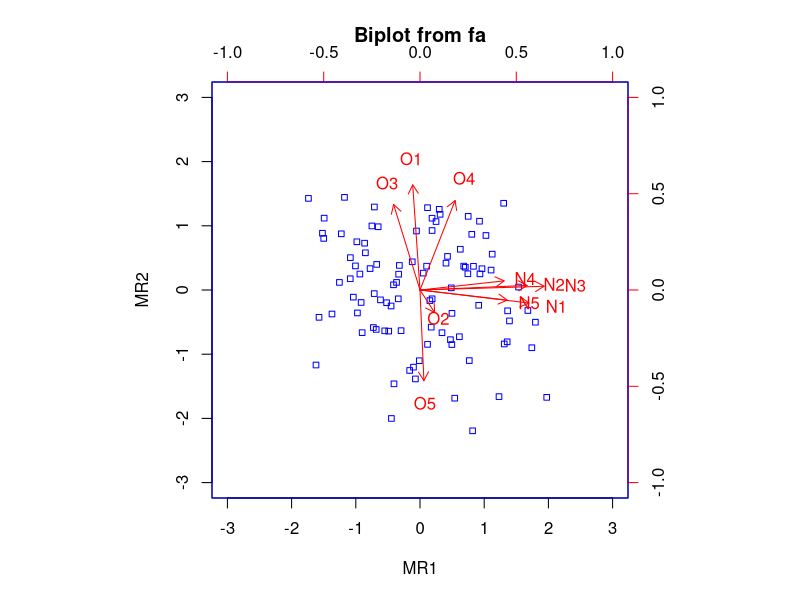
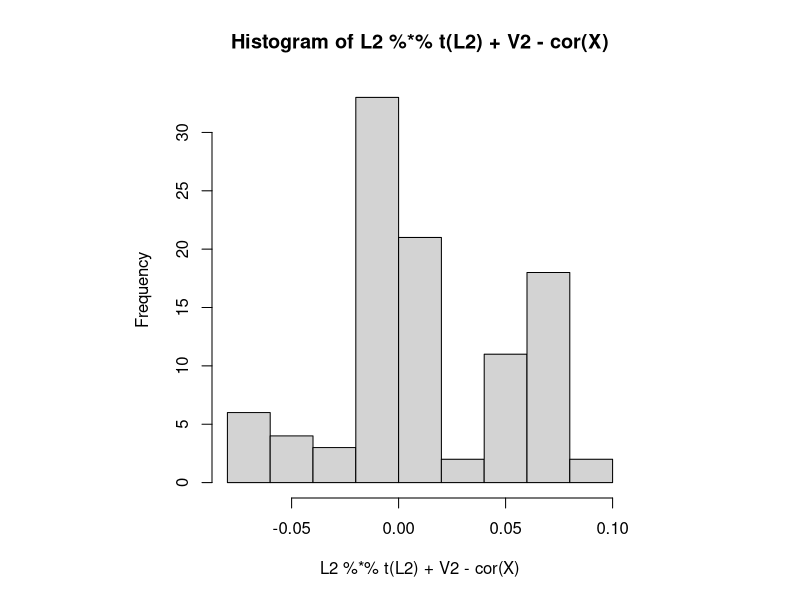

These charts were generated, in order, by the following R code: (Note: this script raises an error after producing the figures.)
# `psych::factor.scores()`
function (
    x, f, Phi = NULL,
    method = c("Thurstone", "tenBerge", 
               "Anderson", "Bartlett", "Harman", "components"),
    rho = NULL, 
    impute = "none"
) {
  if (length(method) > 1) 
    method <- "tenBerge"
  if (method == "regression") 
    method <- "Thurstone"
  if (method %in% c("tenberge", "Tenberge", "tenBerge", "TenBerge")) 
    method <- "tenBerge"
  if (length(class(f)) > 1) {
    if (inherits(f[2], "irt.fa")) 
      f <- f$fa
  }
  if (!is.matrix(f)) {
    Phi <- f$Phi
    f <- loadings(f)
    if (ncol(f) == 1) {
      method <- "Thurstone"
    }
  }
  nf <- dim(f)[2]
  if (is.null(Phi)) 
    Phi <- diag(1, nf, nf)
  if (dim(x)[1] == dim(f)[1]) {
    r <- as.matrix(x)
    square <- TRUE
  }
  else {
    square <- FALSE
    if (!is.null(rho)) {
      r <- rho
    }
    else {
      r <- cor(x, use = "pairwise")
    }
  }
  S <- f %*% Phi
  switch(method, Thurstone = {
    w <- try(solve(r, S), silent = TRUE)
    if (inherits(w, "try-error")) {
      message("In factor.scores, the correlation matrix is singular, an approximation is used")
      r <- cor.smooth(r)
    }
    w <- try(solve(r, S), silent = TRUE)
    if (inherits(w, "try-error")) {
      message("I was unable to calculate the factor score weights, factor loadings used instead")
      w <- f
    }
    colnames(w) <- colnames(f)
    rownames(w) <- rownames(f)
  }, tenBerge = {
    L <- f %*% matSqrt(Phi)
    r.5 <- invMatSqrt(r)
    r <- cor.smooth(r)
    inv.r <- try(solve(r), silent = TRUE)
    if (inherits(inv.r, as.character("try-error"))) {
      warning("The tenBerge based scoring could not invert the correlation matrix, regression scores found instead")
      ev <- eigen(r)
      ev$values[ev$values < .Machine$double.eps] <- 100 * 
        .Machine$double.eps
      r <- ev$vectors %*% diag(ev$values) %*% t(ev$vectors)
      diag(r) <- 1
      w <- solve(r, f)
    } else {
      C <- r.5 %*% L %*% invMatSqrt(t(L) %*% inv.r %*% 
                                      L)
      w <- r.5 %*% C %*% matSqrt(Phi)
    }
    colnames(w) <- colnames(f)
    rownames(w) <- rownames(f)
  }, Harman = {
    m <- f %*% t(S)
    diag(m) <- 1
    inv.m <- solve(m)
    w <- inv.m %*% f
  }, Anderson = {
    I <- diag(1, nf, nf)
    h2 <- diag(f %*% Phi %*% t(f))
    U2 <- 1 - h2
    inv.U2 <- diag(1/U2)
    w <- inv.U2 %*% f %*% invMatSqrt(t(f) %*% inv.U2 %*% 
                                       r %*% inv.U2 %*% f)
    colnames(w) <- colnames(f)
    rownames(w) <- rownames(f)
  }, Bartlett = {
    I <- diag(1, nf, nf)
    h2 <- diag(f %*% Phi %*% t(f))
    U2 <- 1 - h2
    inv.U2 <- diag(1/U2)
    w <- inv.U2 %*% f %*% (solve(t(f) %*% inv.U2 %*% f))
    colnames(w) <- colnames(f)
    rownames(w) <- rownames(f)
  }, none = {
    w <- NULL
  }, components = {
    w <- try(solve(r, f), silent = TRUE)
    w <- f
  })
  if (is.null(w)) {
    results <- list(scores = NULL, weights = NULL)
  }
  else {
    R2 <- diag(t(w) %*% S)
    if (any(R2 > 1) || (prod(!is.nan(R2)) < 1) || (prod(R2) < 
                                                   0)) {
      R2[abs(R2) > 1] <- NA
      R2[R2 <= 0] <- NA
    }
    r.scores <- cov2cor(t(w) %*% r %*% w)
    if (square) {
      class(w) <- NULL
      results <- list(scores = NULL, weights = w)
      results$r.scores <- r.scores
      results$R2 <- R2
    }
    else {
      missing <- rowSums(is.na(x))
      if (impute != "none") {
        x <- data.matrix(x)
        miss <- which(is.na(x), arr.ind = TRUE)
        if (impute == "mean") {
          item.means <- colMeans(x, na.rm = TRUE)
          x[miss] <- item.means[miss[, 2]]
        }
        else {
          item.med <- apply(x, 2, median, na.rm = TRUE)
          x[miss] <- item.med[miss[, 2]]
        }
      }
      if (method != "components") {
        scores <- scale(x) %*% w
      }
      else {
        scores <- x %*% w
      }
      results <- list(scores = scores, weights = w)
      results$r.scores <- r.scores
      results$missing <- missing
      results$R2 <- R2
    }
  }
  return(results)
}

# `psych::fac()`
function (
    r, nfactors = 1, n.obs = NA, rotate = "oblimin", scores = "tenBerge", 
    residuals = FALSE, SMC = TRUE, covar = FALSE, missing = FALSE, 
    impute = "median", min.err = 0.001, max.iter = 50, symmetric = TRUE, 
    warnings = TRUE, fm = "minres", alpha = 0.1, oblique.scores = FALSE, 
    np.obs = NULL, use = "pairwise", cor = "cor", correct = 0.5, 
    weight = NULL, n.rotations = 1, hyper = 0.15, ...
) {
  cl <- match.call()
  control <- NULL
  "fit.residuals" <- function(Psi, S, nf, S.inv = NULL, fm) {
    diag(S) <- 1 - Psi
    if (!is.null(S.inv)) 
      sd.inv <- diag(1/diag(S.inv))
    eigens <- eigen(S)
    eigens$values[eigens$values < .Machine$double.eps] <- 100 * 
      .Machine$double.eps
    if (nf > 1) {
      loadings <- eigens$vectors[, 1:nf] %*% diag(sqrt(eigens$values[1:nf]))
    }
    else {
      loadings <- eigens$vectors[, 1] * sqrt(eigens$values[1])
    }
    model <- loadings %*% t(loadings)
    switch(fm, wls = {
      residual <- sd.inv %*% (S - model)^2 %*% sd.inv
    }, gls = {
      residual <- (S.inv %*% (S - model))^2
    }, uls = {
      residual <- (S - model)^2
    }, ols = {
      residual <- (S - model)
      residual <- residual[lower.tri(residual)]
      residual <- residual^2
    }, minres = {
      residual <- (S - model)
      residual <- residual[lower.tri(residual)]
      residual <- residual^2
    }, old.min = {
      residual <- (S - model)
      residual <- residual[lower.tri(residual)]
      residual <- residual^2
    }, minchi = {
      residual <- (S - model)^2
      residual <- residual * np.obs
      diag(residual) <- 0
    })
    error <- sum(residual)
  }
  "fit" <- function(S, nf, fm, covar) {
    if (is.logical(SMC)) {
      S.smc <- smc(S, covar)
    }
    else {
      S.smc <- SMC
    }
    upper <- max(S.smc, 1)
    if ((fm == "wls") | (fm == "gls")) {
      S.inv <- solve(S)
    }
    else {
      S.inv <- NULL
    }
    if (!covar && (sum(S.smc) == nf) && (nf > 1)) {
      start <- rep(0.5, nf)
    }
    else {
      start <- diag(S) - S.smc
    }
    if (fm == "ml" || fm == "mle") {
      res <- optim(start, FAfn, FAgr, method = "L-BFGS-B", 
                   lower = 0.005, upper = upper, control = c(list(fnscale = 1, 
                                                                  parscale = rep(0.01, length(start))), control), 
                   nf = nf, S = S)
    }
    else {
      if (fm == "ols") {
        if (is.logical(SMC)) {
          start <- diag(S) - smc(S, covar)
        }
        else {
          start <- SMC
        }
        res <- optim(start, FA.OLS, method = "L-BFGS-B", 
                     lower = 0.005, upper = upper, control = c(list(fnscale = 1, 
                                                                    parscale = rep(0.01, length(start)))), nf = nf, 
                     S = S)
      }
      else {
        if ((fm == "minres") | (fm == "uls")) {
          start <- diag(S) - smc(S, covar)
          res <- optim(start, fit.residuals, gr = FAgr.minres, 
                       method = "L-BFGS-B", lower = 0.005, upper = upper, 
                       control = c(list(fnscale = 1, parscale = rep(0.01, 
                                                                    length(start)))), nf = nf, S = S, fm = fm)
        }
        else {
          start <- smc(S, covar)
          res <- optim(start, fit.residuals, gr = FAgr.minres2, 
                       method = "L-BFGS-B", lower = 0.005, upper = upper, 
                       control = c(list(fnscale = 1, parscale = rep(0.01, 
                                                                    length(start)))), nf = nf, S = S, S.inv = S.inv, 
                       fm = fm)
        }
      }
    }
    if ((fm == "wls") | (fm == "gls") | (fm == "ols") | (fm == 
                                                         "uls") | (fm == "minres") | (fm == "old.min")) {
      Lambda <- FAout.wls(res$par, S, nf)
    }
    else {
      Lambda <- FAout(res$par, S, nf)
    }
    result <- list(loadings = Lambda, res = res, S = S)
  }
  FAfn <- function(Psi, S, nf) {
    sc <- diag(1/sqrt(Psi))
    Sstar <- sc %*% S %*% sc
    E <- eigen(Sstar, symmetric = TRUE, only.values = TRUE)
    e <- E$values[-(1:nf)]
    e <- sum(log(e) - e) - nf + nrow(S)
    -e
  }
  FAgr <- function(Psi, S, nf) {
    sc <- diag(1/sqrt(Psi))
    Sstar <- sc %*% S %*% sc
    E <- eigen(Sstar, symmetric = TRUE)
    L <- E$vectors[, 1:nf, drop = FALSE]
    load <- L %*% diag(sqrt(pmax(E$values[1:nf] - 1, 0)), 
                       nf)
    load <- diag(sqrt(Psi)) %*% load
    g <- load %*% t(load) + diag(Psi) - S
    diag(g)/Psi^2
  }
  FAgr.minres2 <- function(Psi, S, nf, S.inv, fm) {
    sc <- diag(1/sqrt(Psi))
    Sstar <- sc %*% S %*% sc
    E <- eigen(Sstar, symmetric = TRUE)
    L <- E$vectors[, 1:nf, drop = FALSE]
    load <- L %*% diag(sqrt(pmax(E$values[1:nf] - 1, 0)), 
                       nf)
    load <- diag(sqrt(Psi)) %*% load
    g <- load %*% t(load) + diag(Psi) - S
    if (fm == "minchi") {
      g <- g * np.obs
    }
    diag(g)/Psi^2
  }
  FAgr.minres <- function(Psi, S, nf, fm) {
    Sstar <- S - diag(Psi)
    E <- eigen(Sstar, symmetric = TRUE)
    L <- E$vectors[, 1:nf, drop = FALSE]
    load <- L %*% diag(sqrt(pmax(E$values[1:nf], 0)), nf)
    g <- load %*% t(load) + diag(Psi) - S
    diag(g)
  }
  FAout <- function(Psi, S, q) {
    sc <- diag(1/sqrt(Psi))
    Sstar <- sc %*% S %*% sc
    E <- eigen(Sstar, symmetric = TRUE)
    L <- E$vectors[, 1L:q, drop = FALSE]
    load <- L %*% diag(sqrt(pmax(E$values[1L:q] - 1, 0)), 
                       q)
    diag(sqrt(Psi)) %*% load
  }
  FAout.wls <- function(Psi, S, q) {
    diag(S) <- diag(S) - Psi
    E <- eigen(S, symmetric = TRUE)
    L <- E$vectors[, 1L:q, drop = FALSE] %*% diag(sqrt(pmax(E$values[1L:q, 
                                                                     drop = FALSE], 0)), q)
    return(L)
  }
  "MRFA" <- function(S, nf) {
    com.glb <- glb.algebraic(S)
    L <- FAout.wls(1 - com.glb$solution, S, nf)
    h2 <- com.glb$solution
    result <- list(loadings = L, communality = h2)
  }
  FA.OLS <- function(Psi, S, nf) {
    E <- eigen(S - diag(Psi), symmetric = T)
    U <- E$vectors[, 1:nf, drop = FALSE]
    D <- E$values[1:nf, drop = FALSE]
    D[D < 0] <- 0
    if (length(D) < 2) {
      L <- U * sqrt(D)
    }
    else {
      L <- U %*% diag(sqrt(D))
    }
    model <- L %*% t(L)
    diag(model) <- diag(S)
    return(sum((S - model)^2)/2)
  }
  FAgr.OLS <- function(Psi, S, nf) {
    E <- eigen(S - diag(Psi), symmetric = TRUE)
    U <- E$vectors[, 1:nf, drop = FALSE]
    D <- E$values[1:nf]
    D[D < 0] <- 0
    L <- U %*% diag(sqrt(D))
    model <- L %*% t(L)
    g <- diag(Psi) - diag(S - model)
    diag(g)/Psi^2
  }
  if (fm == "mle" || fm == "MLE" || fm == "ML") 
    fm <- "ml"
  if (!any(fm %in% (c("pa", "alpha", "minrank", "wls", "gls", 
                      "minres", "minchi", "uls", "ml", "mle", "ols", "old.min")))) {
    message("factor method not specified correctly, minimum residual (unweighted least squares  used")
    fm <- "minres"
  }
  x.matrix <- r
  n <- dim(r)[2]
  if (!isCorrelation(r) & !isCovariance(r)) {
    matrix.input <- FALSE
    n.obs <- dim(r)[1]
    if (missing) {
      x.matrix <- as.matrix(x.matrix)
      miss <- which(is.na(x.matrix), arr.ind = TRUE)
      if (impute == "mean") {
        item.means <- colMeans(x.matrix, na.rm = TRUE)
        x.matrix[miss] <- item.means[miss[, 2]]
      }
      else {
        item.med <- apply(x.matrix, 2, median, na.rm = TRUE)
        x.matrix[miss] <- item.med[miss[, 2]]
      }
    }
    np.obs <- pairwiseCount(r)
    if (covar) {
      cor <- "cov"
    }
    switch(cor, cor = {
      if (!is.null(weight)) {
        r <- cor.wt(r, w = weight)$r
      } else {
        r <- cor(r, use = use)
      }
    }, cov = {
      r <- cov(r, use = use)
      covar <- TRUE
    }, wtd = {
      r <- cor.wt(r, w = weight)$r
    }, spearman = {
      r <- cor(r, use = use, method = "spearman")
    }, kendall = {
      r <- cor(r, use = use, method = "kendall")
    }, tet = {
      r <- tetrachoric(r, correct = correct, weight = weight)$rho
    }, poly = {
      r <- polychoric(r, correct = correct, weight = weight)$rho
    }, tetrachoric = {
      r <- tetrachoric(r, correct = correct, weight = weight)$rho
    }, polychoric = {
      r <- polychoric(r, correct = correct, weight = weight)$rho
    }, mixed = {
      r <- mixedCor(r, use = use, correct = correct)$rho
    }, Yuleb = {
      r <- YuleCor(r, , bonett = TRUE)$rho
    }, YuleQ = {
      r <- YuleCor(r, 1)$rho
    }, YuleY = {
      r <- YuleCor(r, 0.5)$rho
    })
  }
  else {
    matrix.input <- TRUE
    if (fm == "minchi") {
      if (is.null(np.obs)) {
        fm <- "minres"
        message("factor method minchi does not make sense unless we know the sample size, minres used instead")
      }
    }
    if (is.na(n.obs) && !is.null(np.obs)) 
      n.obs <- max(as.vector(np.obs))
    if (!is.matrix(r)) {
      r <- as.matrix(r)
    }
    if (!covar) {
      r <- cov2cor(r)
    }
  }
  if (!residuals) {
    result <- list(values = c(rep(0, n)), rotation = rotate, 
                   n.obs = n.obs, np.obs = np.obs, communality = c(rep(0, 
                                                                       n)), loadings = matrix(rep(0, n * n), ncol = n), 
                   fit = 0)
  }
  else {
    result <- list(values = c(rep(0, n)), rotation = rotate, 
                   n.obs = n.obs, np.obs = np.obs, communality = c(rep(0, 
                                                                       n)), loadings = matrix(rep(0, n * n), ncol = n), 
                   residual = matrix(rep(0, n * n), ncol = n), fit = 0, 
                   r = r)
  }
  if (is.null(SMC)) 
    SMC = TRUE
  r.mat <- r
  Phi <- NULL
  colnames(r.mat) <- rownames(r.mat) <- colnames(r)
  if (any(is.na(r))) {
    bad <- TRUE
    tempr <- r
    wcl <- NULL
    while (bad) {
      wc <- table(which(is.na(tempr), arr.ind = TRUE))
      wcl <- c(wcl, as.numeric(names(which(wc == max(wc)))))
      tempr <- r[-wcl, -wcl]
      if (any(is.na(tempr))) {
        bad <- TRUE
      }
      else {
        bad <- FALSE
      }
    }
    cat("\nLikely variables with missing values are ", colnames(r)[wcl], 
        " \n")
    stop("I am sorry: missing values (NAs) in the correlation matrix do not allow me to continue.\nPlease drop those variables and try again.")
  }
  if (is.logical(SMC)) {
    if (SMC) {
      if (nfactors <= n) {
        diag(r.mat) <- smc(r, covar = covar)
      }
      else {
        if (warnings) {
          message("In fa, too many factors requested for this number of variables to use SMC for communality estimates, 1s are used instead")
        }
      }
    }
    else {
      diag(r.mat) <- 1
    }
  }
  else {
    diag(r.mat) <- SMC
  }
  orig <- diag(r)
  comm <- sum(diag(r.mat))
  err <- comm
  i <- 1
  comm.list <- list()
  if (fm == "alpha") {
    i <- 1
    e.values <- eigen(r, symmetric = symmetric)$values
    H2 <- diag(r.mat)
    while (err > min.err) {
      r.mat <- cov2cor(r.mat)
      eigens <- eigen(r.mat, symmetric = symmetric)
      loadings <- eigens$vectors[, 1:nfactors, drop = FALSE] %*% 
        diag(sqrt(eigens$values[1:nfactors, drop = FALSE]))
      model <- loadings %*% t(loadings)
      newH2 <- H2 * diag(model)
      err <- sum(abs(H2 - newH2))
      r.mat <- r
      diag(r.mat) <- newH2
      H2 <- newH2
      i <- i + 1
      if (i > max.iter) {
        if (warnings) {
          message("maximum iteration exceeded")
        }
        err <- 0
      }
    }
    loadings <- sqrt(H2) * loadings
    eigens <- sqrt(H2) * eigens$vaues
    comm1 <- sum(H2)
  }
  if (fm == "pa") {
    e.values <- eigen(r, symmetric = symmetric)$values
    while (err > min.err) {
      eigens <- eigen(r.mat, symmetric = symmetric)
      if (nfactors > 1) {
        loadings <- eigens$vectors[, 1:nfactors] %*% 
          diag(sqrt(eigens$values[1:nfactors]))
      }
      else {
        loadings <- eigens$vectors[, 1] * sqrt(eigens$values[1])
      }
      model <- loadings %*% t(loadings)
      new <- diag(model)
      comm1 <- sum(new)
      diag(r.mat) <- new
      err <- abs(comm - comm1)
      if (is.na(err)) {
        warning("imaginary eigen value condition encountered in fa\n Try again with SMC=FALSE \n exiting fa")
        break
      }
      comm <- comm1
      comm.list[[i]] <- comm1
      i <- i + 1
      if (i > max.iter) {
        if (warnings) {
          message("maximum iteration exceeded")
        }
        err <- 0
      }
    }
    eigens <- eigens$values
  }
  if (fm == "minrank") {
    mrfa <- MRFA(r, nfactors)
    loadings <- mrfa$loadings
    model <- loadings %*% t(loadings)
    e.values <- eigen(r)$values
    S <- r
    diag(S) <- diag(model)
    eigens <- eigen(S)$values
  }
  if ((fm == "wls") | (fm == "minres") | (fm == "minchi") | 
      (fm == "gls") | (fm == "uls") | (fm == "ml") | (fm == 
                                                      "mle") | (fm == "ols") | (fm == "old.min")) {
    uls <- fit(r, nfactors, fm, covar = covar)
    e.values <- eigen(r)$values
    result.res <- uls$res
    loadings <- uls$loadings
    model <- loadings %*% t(loadings)
    S <- r
    diag(S) <- diag(model)
    eigens <- eigen(S)$values
  }
  if (!is.double(loadings)) {
    warning("the matrix has produced imaginary results -- proceed with caution")
    loadings <- matrix(as.double(loadings), ncol = nfactors)
  }
  if (nfactors > 1) {
    sign.tot <- vector(mode = "numeric", length = nfactors)
    sign.tot <- sign(colSums(loadings))
    sign.tot[sign.tot == 0] <- 1
    loadings <- loadings %*% diag(sign.tot)
  }
  else {
    if (sum(loadings) < 0) {
      loadings <- -as.matrix(loadings)
    }
    else {
      loadings <- as.matrix(loadings)
    }
    colnames(loadings) <- "MR1"
  }
  switch(fm, alpha = {
    colnames(loadings) <- paste("alpha", 1:nfactors, sep = "")
  }, wls = {
    colnames(loadings) <- paste("WLS", 1:nfactors, sep = "")
  }, pa = {
    colnames(loadings) <- paste("PA", 1:nfactors, sep = "")
  }, gls = {
    colnames(loadings) <- paste("GLS", 1:nfactors, sep = "")
  }, ml = {
    colnames(loadings) <- paste("ML", 1:nfactors, sep = "")
  }, minres = {
    colnames(loadings) <- paste("MR", 1:nfactors, sep = "")
  }, minrank = {
    colnames(loadings) <- paste("MRFA", 1:nfactors, sep = "")
  }, minchi = {
    colnames(loadings) <- paste("MC", 1:nfactors, sep = "")
  })
  rownames(loadings) <- rownames(r)
  loadings[loadings == 0] <- 10^-15
  model <- loadings %*% t(loadings)
  f.loadings <- loadings
  rot.mat <- NULL
  rotated <- NULL
  if (rotate != "none") {
    if (nfactors > 1) {
      if (n.rotations > 1) {
        rotated <- faRotations(loadings, r = r, n.rotations = n.rotations, 
                               rotate = rotate, hyper = hyper)
        loadings = rotated$loadings
        Phi <- rotated$Phi
        rot.mat = rotated$rot.mat
      }
      else {
        rotated <- NULL
        if (rotate == "varimax" | rotate == "Varimax" | 
            rotate == "quartimax" | rotate == "bentlerT" | 
            rotate == "geominT" | rotate == "targetT" | 
            rotate == "bifactor" | rotate == "TargetT" | 
            rotate == "equamax" | rotate == "varimin" | 
            rotate == "specialT" | rotate == "Promax" | 
            rotate == "promax" | rotate == "cluster" | 
            rotate == "biquartimin" | rotate == "TargetQ" | 
            rotate == "specialQ") {
          Phi <- NULL
          switch(rotate, varimax = {
            rotated <- stats::varimax(loadings)
            loadings <- rotated$loadings
            rot.mat <- rotated$rotmat
          }, Varimax = {
            if (!requireNamespace("GPArotation")) {
              stop("I am sorry, to do this rotation requires the GPArotation package to be installed")
            }
            rotated <- GPArotation::Varimax(loadings, 
                                            ...)
            loadings <- rotated$loadings
            rot.mat <- t(solve(rotated$Th))
          }, quartimax = {
            if (!requireNamespace("GPArotation")) {
              stop("I am sorry, to do this rotation requires the GPArotation package to be installed")
            }
            rotated <- GPArotation::quartimax(loadings, 
                                              ...)
            loadings <- rotated$loadings
            rot.mat <- t(solve(rotated$Th))
          }, bentlerT = {
            if (!requireNamespace("GPArotation")) {
              stop("I am sorry, to do this rotation requires the GPArotation package to be installed")
            }
            rotated <- GPArotation::bentlerT(loadings, 
                                             ...)
            loadings <- rotated$loadings
            rot.mat <- t(solve(rotated$Th))
          }, geominT = {
            if (!requireNamespace("GPArotation")) {
              stop("I am sorry, to do this rotation requires the GPArotation package to be installed")
            }
            rotated <- GPArotation::geominT(loadings, 
                                            ...)
            loadings <- rotated$loadings
            rot.mat <- t(solve(rotated$Th))
          }, targetT = {
            if (!requireNamespace("GPArotation")) {
              stop("I am sorry, to do this rotation requires the GPArotation package to be installed")
            }
            rotated <- GPArotation::targetT(loadings, 
                                            Tmat = diag(ncol(loadings)), ...)
            loadings <- rotated$loadings
            rot.mat <- t(solve(rotated$Th))
          }, bifactor = {
            rot <- bifactor(loadings, ...)
            loadings <- rot$loadings
            rot.mat <- t(solve(rot$Th))
          }, TargetT = {
            if (!requireNamespace("GPArotation")) {
              stop("I am sorry, to do this rotation requires the GPArotation package to be installed")
            }
            rot <- GPArotation::targetT(loadings, Tmat = diag(ncol(loadings)), 
                                        ...)
            loadings <- rot$loadings
            rot.mat <- t(solve(rot$Th))
          }, equamax = {
            rot <- equamax(loadings, ...)
            loadings <- rot$loadings
            rot.mat <- t(solve(rot$Th))
          }, varimin = {
            rot <- varimin(loadings, ...)
            loadings <- rot$loadings
            rot.mat <- t(solve(rot$Th))
          }, specialT = {
            rot <- specialT(loadings, ...)
            loadings <- rot$loadings
            rot.mat <- t(solve(rot$Th))
          }, Promax = {
            pro <- Promax(loadings, ...)
            loadings <- pro$loadings
            Phi <- pro$Phi
            rot.mat <- pro$rotmat
          }, promax = {
            pro <- kaiser(loadings, rotate = "Promax", 
                          ...)
            loadings <- pro$loadings
            rot.mat <- pro$rotmat
            Phi <- pro$Phi
          }, cluster = {
            loadings <- varimax(loadings, ...)$loadings
            pro <- target.rot(loadings)
            loadings <- pro$loadings
            Phi <- pro$Phi
            rot.mat <- pro$rotmat
          }, biquartimin = {
            ob <- biquartimin(loadings, ...)
            loadings <- ob$loadings
            Phi <- ob$Phi
            rot.mat <- t(solve(ob$Th))
          }, TargetQ = {
            ob <- TargetQ(loadings, ...)
            loadings <- ob$loadings
            Phi <- ob$Phi
            rot.mat <- t(solve(ob$Th))
          }, specialQ = {
            ob <- specialQ(loadings, ...)
            loadings <- ob$loadings
            Phi <- ob$Phi
            rot.mat <- t(solve(pro$Th))
          })
        }
        else {
          if (rotate == "oblimin" | rotate == "quartimin" | 
              rotate == "simplimax" | rotate == "geominQ" | 
              rotate == "bentlerQ" | rotate == "targetQ") {
            if (!requireNamespace("GPArotation")) {
              warning("I am sorry, to do these rotations requires the GPArotation package to be installed")
              Phi <- NULL
            }
            else {
              ob <- try(do.call(getFromNamespace(rotate, 
                                                 "GPArotation"), list(loadings, ...)))
              if (inherits(ob, as.character("try-error"))) {
                warning("The requested transformaton failed, Promax was used instead as an oblique transformation")
                ob <- Promax(loadings)
              }
              loadings <- ob$loadings
              Phi <- ob$Phi
              rot.mat <- t(solve(ob$Th))
            }
          }
          else {
            message("Specified rotation not found, rotate='none' used")
          }
        }
      }
    }
  }
  else {
    rotated <- NULL
  }
  signed <- sign(colSums(loadings))
  signed[signed == 0] <- 1
  loadings <- loadings %*% diag(signed)
  if (!is.null(Phi)) {
    Phi <- diag(signed) %*% Phi %*% diag(signed)
  }
  switch(fm, alpha = {
    colnames(loadings) <- paste("alpha", 1:nfactors, sep = "")
  }, wls = {
    colnames(loadings) <- paste("WLS", 1:nfactors, sep = "")
  }, pa = {
    colnames(loadings) <- paste("PA", 1:nfactors, sep = "")
  }, gls = {
    colnames(loadings) <- paste("GLS", 1:nfactors, sep = "")
  }, ml = {
    colnames(loadings) <- paste("ML", 1:nfactors, sep = "")
  }, minres = {
    colnames(loadings) <- paste("MR", 1:nfactors, sep = "")
  }, minrank = {
    colnames(loadings) <- paste("MRFA", 1:nfactors, sep = "")
  }, uls = {
    colnames(loadings) <- paste("ULS", 1:nfactors, sep = "")
  }, old.min = {
    colnames(loadings) <- paste0("oldmin", 1:nfactors)
  }, minchi = {
    colnames(loadings) <- paste("MC", 1:nfactors, sep = "")
  })
  if (nfactors > 1) {
    if (is.null(Phi)) {
      ev.rotated <- diag(t(loadings) %*% loadings)
    }
    else {
      ev.rotated <- diag(Phi %*% t(loadings) %*% loadings)
    }
    ev.order <- order(ev.rotated, decreasing = TRUE)
    loadings <- loadings[, ev.order]
  }
  rownames(loadings) <- colnames(r)
  if (!is.null(Phi)) {
    Phi <- Phi[ev.order, ev.order]
  }
  class(loadings) <- "loadings"
  if (nfactors < 1) 
    nfactors <- n
  result <- factor.stats(r, loadings, Phi, n.obs = n.obs, np.obs = np.obs, 
                         alpha = alpha)
  result$rotation <- rotate
  if (nfactors != 1) {
    result$hyperplane <- colSums(abs(loadings) < hyper)
  }
  else {
    result$hyperplane <- sum(abs(loadings) < hyper)
  }
  result$communality <- diag(model)
  if (max(result$communality > 1) && !covar) 
    warning("An ultra-Heywood case was detected.  Examine the results carefully")
  if (fm == "minrank") {
    result$communalities <- mrfa$communality
  }
  else {
    if (fm == "pa" | fm == "alpha") {
      result$communalities <- comm1
    }
    else {
      result$communalities <- 1 - result.res$par
    }
  }
  result$uniquenesses <- diag(r - model)
  result$values <- eigens
  result$e.values <- e.values
  result$loadings <- loadings
  result$model <- model
  result$fm <- fm
  result$rot.mat <- rot.mat
  if (!is.null(Phi)) {
    colnames(Phi) <- rownames(Phi) <- colnames(loadings)
    result$Phi <- Phi
    Structure <- loadings %*% Phi
  }
  else {
    Structure <- loadings
  }
  class(Structure) <- "loadings"
  result$Structure <- Structure
  if (fm == "pa") 
    result$communality.iterations <- unlist(comm.list)
  result$method = scores
  if (oblique.scores) {
    result$scores <- factor.scores(x.matrix, f = loadings, 
                                   Phi = NULL, method = scores)
  }
  else {
    result$scores <- factor.scores(x.matrix, f = loadings, 
                                   Phi = Phi, method = scores)
  }
  if (is.null(result$scores$R2)) 
    result$scores$R2 <- NA
  result$R2.scores <- result$scores$R2
  result$weights <- result$scores$weights
  result$scores <- result$scores$scores
  if (!is.null(result$scores)) 
    colnames(result$scores) <- colnames(loadings)
  result$factors <- nfactors
  result$r <- r
  result$np.obs <- np.obs
  result$fn <- "fa"
  result$fm <- fm
  if (is.null(Phi)) {
    if (nfactors > 1) {
      vx <- colSums(loadings^2)
    }
    else {
      vx <- sum(loadings^2)
    }
  }
  else {
    vx <- diag(Phi %*% t(loadings) %*% loadings)
  }
  vtotal <- sum(result$communality + result$uniquenesses)
  names(vx) <- colnames(loadings)
  varex <- rbind(`SS loadings` = vx)
  varex <- rbind(varex, `Proportion Var` = vx/vtotal)
  if (nfactors > 1) {
    varex <- rbind(varex, `Cumulative Var` = cumsum(vx/vtotal))
    varex <- rbind(varex, `Proportion Explained` = vx/sum(vx))
    varex <- rbind(varex, `Cumulative Proportion` = cumsum(vx/sum(vx)))
  }
  result$rotated <- rotated$rotation.stats
  result$Vaccounted <- varex
  result$Call <- cl
  class(result) <- c("psych", "fa")
  return(result)
}

# `psych::fa()`
function (
    r, nfactors = 1, n.obs = NA, n.iter = 1, rotate = "oblimin", 
    scores = "regression", residuals = FALSE, SMC = TRUE, covar = FALSE, 
    missing = FALSE, impute = "median", min.err = 0.001, max.iter = 50, 
    symmetric = TRUE, warnings = TRUE, fm = "minres", alpha = 0.1, 
    p = 0.05, oblique.scores = FALSE, np.obs = NULL, use = "pairwise", 
    cor = "cor", correct = 0.5, weight = NULL, n.rotations = 1, 
    hyper = 0.15, ...
) {
  cl <- match.call()
  if (isCorrelation(r)) {
    if (is.na(n.obs) && (n.iter > 1)) 
      stop("You must specify the number of subjects if giving a correlation matrix and doing confidence intervals")
    if (length(class(r)) > 1) {
      if (inherits(r, "partial.r")) 
        class(r) <- c("matrix", "array")
    }
  }
  f <- fac(r = r, nfactors = nfactors, n.obs = n.obs, rotate = rotate, 
           scores = scores, residuals = residuals, SMC = SMC, covar = covar, 
           missing = missing, impute = impute, min.err = min.err, 
           max.iter = max.iter, symmetric = symmetric, warnings = warnings, 
           fm = fm, alpha = alpha, oblique.scores = oblique.scores, 
           np.obs = np.obs, use = use, cor = cor, correct = correct, 
           weight = weight, n.rotations = n.rotations, hyper = hyper, 
           ... = ...)
  fl <- f$loadings
  nvar <- dim(fl)[1]
  if (n.iter > 1) {
    if (is.na(n.obs)) {
      n.obs <- f$n.obs
    }
    replicates <- list()
    rep.rots <- list()
    replicateslist <- parallel::mclapply(1:n.iter, function(x) {
      if (isCorrelation(r)) {
        mu <- rep(0, nvar)
        eX <- eigen(r)
        X <- matrix(rnorm(nvar * n.obs), n.obs)
        X <- t(eX$vectors %*% diag(sqrt(pmax(eX$values, 
                                             0)), nvar) %*% t(X))
      }
      else {
        X <- r[sample(n.obs, n.obs, replace = TRUE), 
        ]
      }
      fs <- fac(X, nfactors = nfactors, rotate = rotate, 
                scores = "none", SMC = SMC, missing = missing, 
                impute = impute, min.err = min.err, max.iter = max.iter, 
                symmetric = symmetric, warnings = warnings, fm = fm, 
                alpha = alpha, oblique.scores = oblique.scores, 
                np.obs = np.obs, use = use, cor = cor, correct = correct, 
                n.rotations = n.rotations, hyper = hyper, ... = ...)
      if (nfactors == 1) {
        replicates <- list(loadings = fs$loadings)
      }
      else {
        t.rot <- target.rot(fs$loadings, fl)
        if (!is.null(fs$Phi)) {
          phis <- fs$Phi
          replicates <- list(loadings = t.rot$loadings, 
                             phis = phis[lower.tri(t.rot$Phi)])
        }
        else {
          replicates <- list(loadings = t.rot$loadings)
        }
      }
    })
    replicates <- matrix(unlist(replicateslist), nrow = n.iter, 
                         byrow = TRUE)
    means <- colMeans(replicates, na.rm = TRUE)
    sds <- apply(replicates, 2, sd, na.rm = TRUE)
    if (length(means) > (nvar * nfactors)) {
      means.rot <- means[(nvar * nfactors + 1):length(means)]
      sds.rot <- sds[(nvar * nfactors + 1):length(means)]
      ci.rot.lower <- means.rot + qnorm(p/2) * sds.rot
      ci.rot.upper <- means.rot + qnorm(1 - p/2) * sds.rot
      ci.rot <- data.frame(lower = ci.rot.lower, upper = ci.rot.upper)
    }
    else {
      rep.rots <- NULL
      means.rot <- NULL
      sds.rot <- NULL
      z.rot <- NULL
      ci.rot <- NULL
    }
    means <- matrix(means[1:(nvar * nfactors)], ncol = nfactors)
    sds <- matrix(sds[1:(nvar * nfactors)], ncol = nfactors)
    tci <- abs(means)/sds
    ptci <- 1 - pnorm(tci)
    if (!is.null(rep.rots)) {
      tcirot <- abs(means.rot)/sds.rot
      ptcirot <- 1 - pnorm(tcirot)
    }
    else {
      tcirot <- NULL
      ptcirot <- NULL
    }
    ci.lower <- means + qnorm(p/2) * sds
    ci.upper <- means + qnorm(1 - p/2) * sds
    ci <- data.frame(lower = ci.lower, upper = ci.upper)
    class(means) <- "loadings"
    colnames(means) <- colnames(sds) <- colnames(fl)
    rownames(means) <- rownames(sds) <- rownames(fl)
    f$cis <- list(means = means, sds = sds, ci = ci, p = 2 * 
                    ptci, means.rot = means.rot, sds.rot = sds.rot, ci.rot = ci.rot, 
                  p.rot = ptcirot, Call = cl, replicates = replicates, 
                  rep.rots = rep.rots)
    results <- f
    results$Call <- cl
    class(results) <- c("psych", "fa.ci")
  }
  else {
    results <- f
    results$Call <- cl
    class(results) <- c("psych", "fa")
  }
  return(results)
}

function (
    x, labels = NULL, cex = c(0.75, 1), main = "Biplot from fa", 
    hist.col = "cyan", xlim.s = c(-3, 3), ylim.s = c(-3, 3), 
    xlim.f = c(-1, 1), ylim.f = c(-1, 1), maxpoints = 100, adjust = 1.2, 
    col, pos, arrow.len = 0.1, pch = 16, choose = NULL, cuts = 1, 
    cutl = 0, group = NULL, smoother = FALSE, vars = TRUE, ...
) {
  if (is.null(x$scores)) stop()
  op <- par()
  old.par <- par(no.readonly = TRUE)
  on.exit(par(old.par))
  MAR <- par("mar")
  MFROW <- par("mfrow")
  title <- main
  main <- NULL
  if (is.list(x$scores)) 
    x$scores <- x$scores$scores
  if (is.list(x$fa)) 
    x$loadings <- x$fa$loadings
  if (!is.null(choose)) {
    x$scores <- x$scores[, choose, drop = FALSE]
    x$loadings <- x$loadings[, choose, drop = FALSE]
  }
  colnames(x$scores) <- colnames(x$loadings)
  if ((missing(group)) || (is.null(group))) 
    group <- rep(1, nrow(x$scores))
  n.dims <- dim(x$loadings)[2]
  if (missing(col)) {
    col <- c("black", "red", "blue", "#FF0000FF", "#00FF00FF", 
             "#00FFFFFF", "#0000FFFF", "#FF00FFFF")
  }
  ch.col <- col
  if (n.dims == 2) {
    op <- par(pty = "s")
    plotone(x$scores, x$loading, labels = labels, main = main, 
            xlim.s = xlim.s, ylim.s = ylim.s, xlim.f = xlim.f, 
            ylim.f = ylim.f, maxpoints = maxpoints, adjust = adjust, 
            col = col, pos = pos, arrow.len = arrow.len, pch = pch, 
            choose = choose, cuts = cuts, cutl = cutl, group = group, 
            ch.col = ch.col, smoother = smoother, vars = vars, 
            ...)
    par(new = TRUE)
    dev.hold()
    on.exit(dev.flush(), add = FALSE)
  }
  else {
    op1 <- par(mfrow = c(n.dims, n.dims), mar = c(2, 3, 3, 
                                                  2))
    if (nrow(x$scores) > maxpoints) {
      labels <- rep(".", nrow(x$scores))
    }
    else {
      labels <- rep("o", nrow(x$scores))
    }
    for (i in 1:n.dims) {
      for (j in 1:n.dims) {
        if (i == j) {
          h <- hist(x$scores[, i], freq = FALSE, main = colnames(x$loadings)[i], 
                    xlab = "", ylab = "", col = hist.col)
          breaks <- h$breaks
          nB <- length(breaks)
          tryd <- try(d <- density(x$scores[, i], na.rm = TRUE, 
                                   bw = "nrd", adjust = adjust), silent = TRUE)
          if (!inherits(tryd, "try-error")) {
            lines(d)
          }
        }
        else {
          plotone(x$scores[, c(j, i)], x$loadings[, c(j, 
                                                      i)], main = NULL, xlim.s = xlim.s, ylim.s = ylim.s, 
                  xlim.f = xlim.f, ylim.f = ylim.f, maxpoints = maxpoints, 
                  adjust = adjust, col = col, pos = pos, arrow.len = arrow.len, 
                  pch = pch, choose = choose, cuts = cuts, 
                  cutl = cutl, group = group, ch.col = ch.col, 
                  smoother = smoother, vars = vars, ...)
        }
      }
    }
  }
  title(title, line = 2)
}

function (scores, loadings, labels = NULL, cex = c(0.75, 1), 
          main = main, hist.col = "cyan", xlim.s = c(-3, 3), ylim.s = c(-3, 
                                                                        3), xlim.f = c(-1, 1), ylim.f = c(-1, 1), maxpoints = 100, 
          adjust = 1.2, col, pos, arrow.len = 0.1, pch = 16, choose = NULL, 
          cuts = 1, cutl = 0, group = NULL, ch.col = c("black", "blue"), 
          smoother = FALSE, vars = TRUE, ...) 
{
  choice <- "one"
  if (!is.null(labels)) {
    if (missing(pos)) {
      choice <- "two"
    }
    else {
      choice <- "three"
    }
  }
  if (smoother) 
    choice = "smoother"
  switch(choice, one = {
    plot(scores, xlim = xlim.s, ylim = ylim.s, cex = cex[1], 
         main = main, pch = pch[group], bg = ch.col[group], 
         col = col[group], ...)
  }, two = {
    plot(scores, typ = "n", xlim = xlim.s, ylim = ylim.s, 
         cex = cex[1], main = main, pch = pch[group], bg = ch.col[group], 
         col = col[group], ...)
    labels[sqrt((abs(scores[, 1])^2 + abs(scores[, 2])^2)) < 
             cuts] <- NA
    text(scores, labels = labels, col = ch.col[group], pos = NULL, 
         cex = cex[1])
  }, three = {
    plot(scores, xlim = xlim.s, ylim = ylim.s, cex = cex[1], 
         main = main, pch = pch[group], bg = ch.col[group], 
         col = col[group], ...)
    labels[sqrt((abs(scores[, 1])^2 + abs(scores[, 2])^2)) < 
             cuts] <- NA
    text(scores, labels = labels, pos = pos, cex = cex[1], 
         col = ch.col[group])
  }, smoother = {
    smoothScatter(scores, nrpoints = 0)
  })
  par(new = TRUE)
  dev.hold()
  on.exit(dev.flush(), add = FALSE)
  plot(loadings, axes = FALSE, type = "n", xlim = xlim.f, ylim = ylim.f, 
       xlab = "", ylab = "", col = col[1L], ...)
  labels <- rownames(loadings)
  labels[sqrt(loadings[, 1]^2 + loadings[, 2]^2) < cutl] <- NA
  text(loadings, labels = labels, cex = cex[2L], col = col[2L], 
       ...)
  if (vars) {
    arrows(0, 0, loadings[, 1L] * 0.8, loadings[, 2L] * 0.8, 
           col = col[2L], length = arrow.len)
  }
  else {
    arrows(0, 0, scores[, 1L] * xlim.f/xlim.s, scores[, 2L] * 
             ylim.f/ylim.s, col = col[2L], length = arrow.len)
  }
  axis(3, col = col[2L], ...)
  axis(4, col = col[2L], ...)
  box(col = col[1L])
}

# https://stackoverflow.com/q/25337134/4556798
library(psych)
data(bfi, package = "psych")
X <- tidyr::drop_na(bfi[seq(100), 16:25])

fa2 <- fa(X, 2L, scores = "regression")
head(fa2$scores)
biplot(
  fa2,
  pch=c(0,1)[bfi$gender],
  col=c("blue","red")[bfi$gender]
)

L2 <- unclass(fa2$loadings)
apply(L2, 2L, norm, "2")
sqrt(colSums(L2 ^ 2))
V2 <- fa2$residual
# estimated covariance matrix
hist(L2 %*% t(L2) + V2 - cor(X))
# calculate scores??
F2 <- X %*% solve(cor(X)) %*% L2
F2 <- t(t(L2) %*% solve(cor(X)) %*% t(X))

fa1 <- factanal(X, 2L, scores = "regression")
diag(proxy::dist(L2, fa1$loadings))
